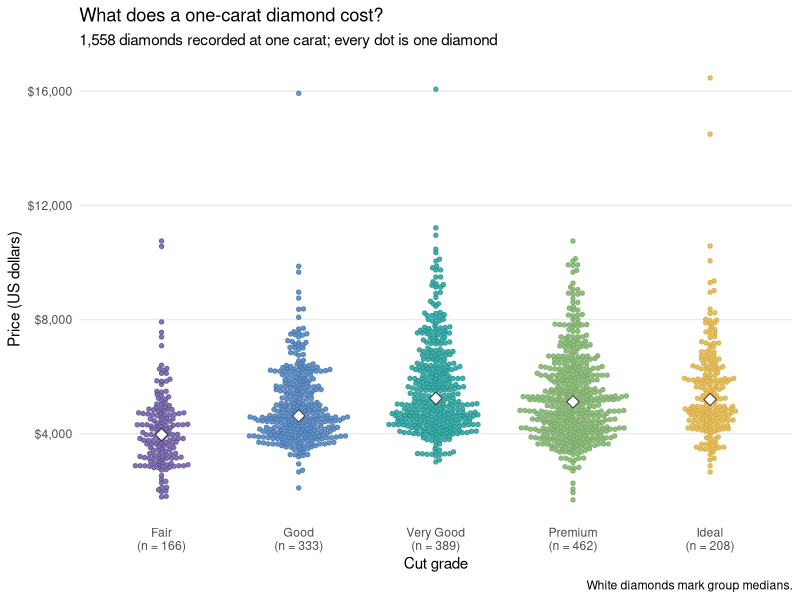

This chart was generated by the following R code:
## ---- chunk 1
knitr::opts_chunk$set(
  echo = TRUE,
  message = FALSE,
  warning = FALSE,
  cache = FALSE,
  fig.align = "center",
  fig.width = 8.4,
  fig.height = 5.4,
  dev = "png"
)
options(scipen = 999)
## ---- chunk 2
library(tidyverse)
# install.packages("ggbeeswarm") # if you haven't installed it yet
library(ggbeeswarm)

glimpse(diamonds)
## ---- chunk 3
one_carat_diamonds <-
  diamonds %>%
  filter(carat == 1)

nrow(one_carat_diamonds)

cut_counts <- count(one_carat_diamonds, cut)
cut_counts
## ---- chunk 4
cut_labels <- paste0(cut_counts$cut, "\n(n = ", cut_counts$n, ")")

ggplot(one_carat_diamonds, aes(cut, price, colour = cut)) +
  geom_beeswarm(size = 1.2, cex = 0.7, alpha = 0.8) +
  stat_summary(
    fun = median, geom = "point", shape = 23,
    size = 3, fill = "white", colour = "grey20"
  ) +
  scale_colour_manual(
    values = c("#65549B", "#477AB4", "#209895", "#79AD67", "#DBAF43"),
    guide = "none"
  ) +
  scale_x_discrete(labels = cut_labels) +
  scale_y_continuous(labels = scales::label_dollar(accuracy = 1)) +
  labs(
    title = "What does a one-carat diamond cost?",
    subtitle = "1,558 diamonds recorded at one carat; every dot is one diamond",
    x = "Cut grade", y = "Price (US dollars)",
    caption = "White diamonds mark group medians."
  ) +
  theme_minimal() +
  theme(
    panel.grid.minor = element_blank(),
    panel.grid.major.x = element_blank()
  )
